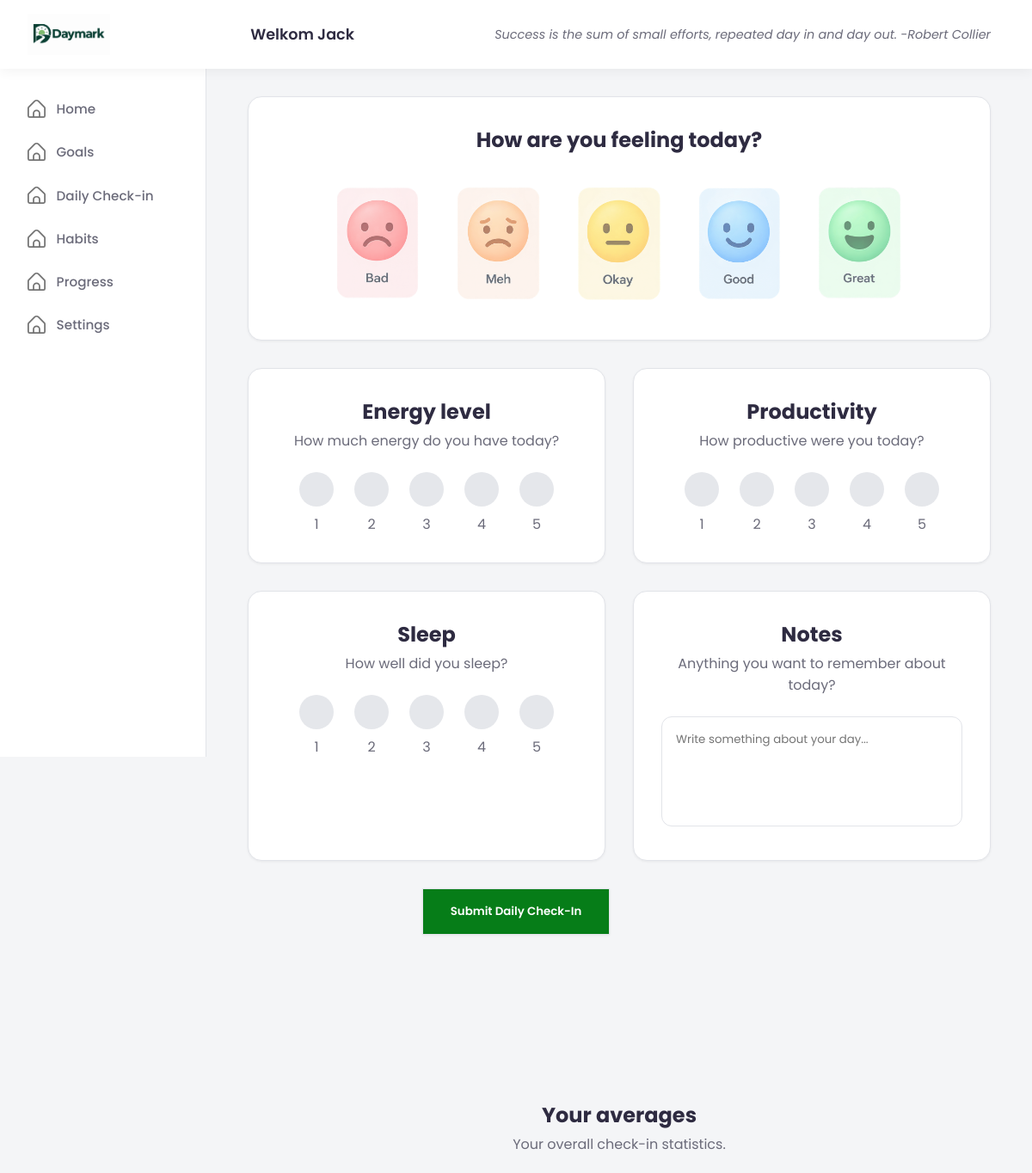
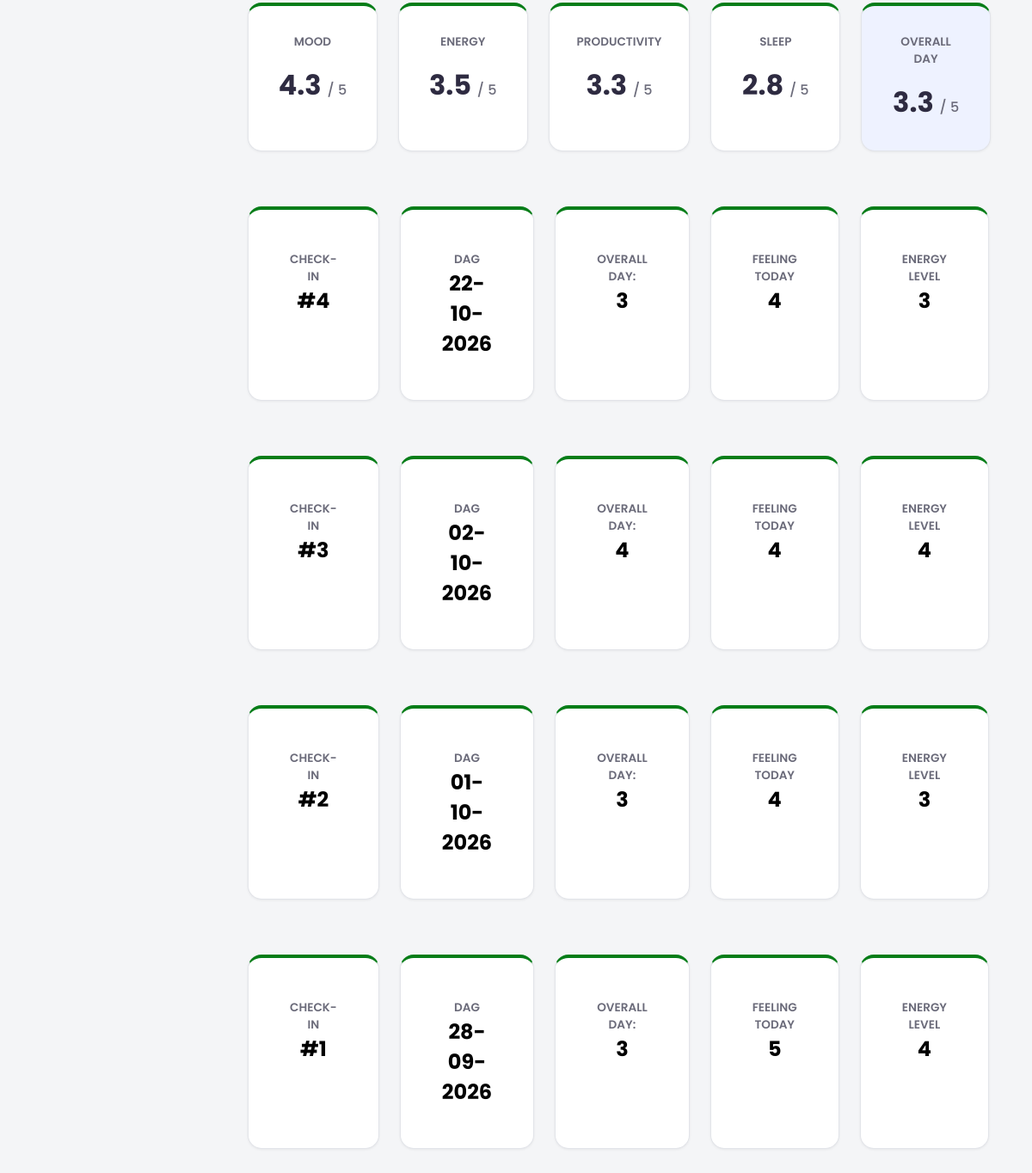
/daily-checkins.php (signed in), run on the app's committed database (2 pictures, top to bottom).
### tables this page shows
CREATE TABLE `daily_checkins` (
  `id` int(11) NOT NULL,
  `user_id` int(11) NOT NULL,
  `mood` tinyint(10) NOT NULL,
  `energy` tinyint(10) NOT NULL,
  `productivity` tinyint(10) NOT NULL,
  `sleep` tinyint(10) NOT NULL,
  `overall_day` tinyint(10) NOT NULL,
  `note` text NOT NULL,
  `created_at` datetime NOT NULL DEFAULT current_timestamp()
);

### app/classes/dailyCheckins.php (called while the page is built, shortened)
<?php
Class dailyCheckin
{
    private PDO $pdo;
    public function __construct(PDO $pdo)
    {
        $this->pdo = $pdo;
    }
public function getDailyCheckin($userid) {
    $sql = "SELECT id, mood, energy, productivity, sleep, overall_day, note, created_at
            FROM daily_checkins
            WHERE user_id = ?
            ORDER BY created_at DESC";
    $stmt = $this->pdo->prepare($sql);
    $stmt->execute([$userid]);
    return $stmt->fetchAll(PDO::FETCH_ASSOC);
}
public function getDailyCheckinAverages($userid) {
    $dailyCheckinResults = $this->getDailyCheckin($userid);
    $totalMood = 0;
    $totalEnergy = 0;
    $totalProductivity = 0;
    $totalSleep = 0;
    $totalOverallDay = 0;
    $count = count($dailyCheckinResults);
    foreach ($dailyCheckinResults as $checkin) {
        $totalMood += $checkin['mood'];
        $totalEnergy += $checkin['energy'];
        $totalProductivity += $checkin['productivity'];
        $totalSleep += $checkin['sleep'];
        $totalOverallDay += $checkin['overall_day'];
    }
    return [
        'mood' => round($totalMood / $count, 1),
        'energy' => round($totalEnergy / $count, 1),
        'productivity' => round($totalProductivity / $count, 1),
        'sleep' => round($totalSleep / $count, 1),
        'overall_day' => round($totalOverallDay / $count, 1)
    ];
}
}
?>

### public/daily-checkins.php (the view, shortened to what this page needs)
<?php
require_once '../app/bootstrap.php';
require_once '../app/classes/dailyCheckins.php';
$userid = $_SESSION["user_id"];
$dailyCheckinsModel = new dailyCheckin($pdo);
$dailyCheckinsResults = $dailyCheckinsModel->getDailyCheckin($userid);
$alreadyCheckedIn = false;
if (!empty($dailyCheckinsResults)) {
    $latest = $dailyCheckinsResults[0];
    $alreadyCheckedIn = date('Y-m-d', strtotime($latest['created_at'])) === date('Y-m-d');
}
$averages = $dailyCheckinsModel->getDailyCheckinAverages($userid);
?>
<!DOCTYPE html>
<html lang="en">
<head>
      <link rel="stylesheet" href="./assets/css/dashboardHeader.css">
    <link rel="stylesheet" href="./assets/css/global.css">
    <link rel="stylesheet" href="./assets/css/dailyCheckins.css">
</head>
<body>
<?php require_once '../app/views/partials/dashboardHeader.php';
if (!$alreadyCheckedIn) {
?>
<div class="formWrap">
<form action="" method="POST">
    <div class="moodSection">
        <h2>How are you feeling today?</h2>
        <div class="moodOptions">
            <label class="moodOption">
                <span class="moodCard">
                    <img src="./assets/images/bad.png" alt="Bad" class="moodCardImage">
                </span>
            </label>
            <label class="moodOption">
                <span class="moodCard">
                    <img src="./assets/images/meh.png" alt="Meh"class="moodCardImage">
                </span>
            </label>
            <label class="moodOption">
                <span class="moodCard">
                    <img src="./assets/images/okay.png" alt="Okay"class="moodCardImage">
                </span>
            </label>
            <label class="moodOption">
                <span class="moodCard">
                    <img src="./assets/images/good.png" alt="Good"class="moodCardImage">
                </span>
            </label>
            <label class="moodOption">
                <span class="moodCard">
                    <img src="./assets/images/great.png" alt="Great"class="moodCardImage">
                </span>
            </label>
        </div>
    </div>
    <div class="energyProductivityWrapper">
    <div class="energy">
<div class="energyHeader">
            <h2>Energy level</h2>
        <p>How much energy do you have today?</p>
</div>
<div class="energyForm">
    <label>
        <div class="energyCircle"></div>
        <span>1</span>
    </label>
    <label>
        <div class="energyCircle"></div>
           <span>2</span>
    </label>
    <label>
        <div class="energyCircle"></div>
           <span>3</span>
    </label>
    <label>
        <div class="energyCircle"></div>
           <span>4</span>
    </label>
    <label>
        <div class="energyCircle"></div>
           <span>5</span>
    </label>
</div>
    </div>
  <div class="productivity">
    <div class="productivityHeader">
        <h2>Productivity</h2>
        <p>How productive were you today?</p>
    </div>
    <div class="productivityForm">
        <label>
            <div class="productivityCircle"></div>
            <span>1</span>
        </label>
        <label>
            <div class="productivityCircle"></div>
            <span>2</span>
        </label>
        <label>
            <div class="productivityCircle"></div>
            <span>3</span>
        </label>
        <label>
            <div class="productivityCircle"></div>
            <span>4</span>
        </label>
        <label>
            <div class="productivityCircle"></div>
            <span>5</span>
        </label>
    </div>
</div>
    </div>
    <div class="sleepNotesWrapper">
    <div class="sleep">
        <div class="sleepHeader">
            <h2>Sleep</h2>
            <p>How well did you sleep?</p>
        </div>
        <div class="sleepForm">
            <label>
                <div class="sleepCircle"></div>
                <span>1</span>
            </label>
            <label>
                <div class="sleepCircle"></div>
                <span>2</span>
            </label>
            <label>
                <div class="sleepCircle"></div>
                <span>3</span>
            </label>
            <label>
                <div class="sleepCircle"></div>
                <span>4</span>
            </label>
            <label>
                <div class="sleepCircle"></div>
                <span>5</span>
            </label>
        </div>
    </div>
    <div class="note">
        <div class="noteHeader">
            <h2>Notes</h2>
            <p>Anything you want to remember about today?</p>
        </div>
        <textarea name="note" id="note" placeholder="Write something about your day..."></textarea>
    </div>
</div>
    </div>
    <button type="submit">Submit Daily Check-In</button>
<?php
}
?>
<?php if ($averages !== null) { ?>
<section class="averageSection">
    <div class="averageHeader">
        <h2>Your averages</h2>
        <p>Your overall check-in statistics.</p>
    </div>
    <div class="averageCards">
        <div class="averageCard">
            <h3>Mood</h3>
            <p><?php echo $averages['mood']; ?> <span>/ 5</span></p>
        </div>
        <div class="averageCard">
            <h3>Energy</h3>
            <p><?php echo $averages['energy']; ?> <span>/ 5</span></p>
        </div>
        <div class="averageCard">
            <h3>Productivity</h3>
            <p><?php echo $averages['productivity']; ?> <span>/ 5</span></p>
        </div>
        <div class="averageCard">
            <h3>Sleep</h3>
            <p><?php echo $averages['sleep']; ?> <span>/ 5</span></p>
        </div>
        <div class="averageCard overallAverage">
            <h3>Overall Day</h3>
            <p><?php echo $averages['overall_day']; ?> <span>/ 5</span></p>
        </div>
    </div>
</section>
<?php } ?>
<?php
$nummer = count($dailyCheckinsResults);
foreach ($dailyCheckinsResults as $checkin) {
    $dag = date('d-m-Y', strtotime($checkin['created_at']));
?>
<div class="dailyCheckinsResult">
    <div class="dailyNumber dailyResult"><h3>Check-in</h3><p>#<?php echo $nummer--; ?></p></div>
    <div class="dailyDate dailyResult"><h3>Dag</h3><p><?php echo $dag; ?></p></div>
    <div class="overallDay dailyResult"><h3>Overall Day:</h3><p><?php echo $checkin['overall_day']; ?></p></div>
    <div class="dailyMood dailyResult"><h3>Feeling Today</h3><p><?php echo $checkin['mood']; ?></p></div>
    <div class="dailyEnergy dailyResult"><h3>Energy Level</h3><p><?php echo $checkin['energy']; ?></p></div>
</div>
<?php
}
?>
</body>
</html>

### app/views/partials/dashboardHeader.php
<?php
$quotes = [
    [
        "quote" => "Success is the sum of small efforts, repeated day in and day out.",
        "author" => "Robert Collier"
    ],
    [
        "quote" => "The secret of getting ahead is getting started.",
        "author" => "Mark Twain"
    ],
    [
        "quote" => "Great things are done by a series of small things brought together.",
        "author" => "Vincent van Gogh"
    ]
];
$randomQuote = $quotes[array_rand($quotes)];
$quote = $randomQuote['quote'];
$author = $randomQuote['author'];
?>
<div class="dashboardHeaderOne">
    <a href=""><img src="assets/images/logo.png" alt="Logo"></a>
        <?php  if (isset($_SESSION["first_name"])) { ?> <p class="welcomeMessage">Welkom
   <?php echo ($_SESSION["first_name"]); ?></p><?php } ?>
   <p><?php echo $quote; ?> -<?php echo $author ?></p>
</div>
<div class="classWrap">
<div class="dashboardHeaderTwo">
    <ul>
        <li ><img src="../assets/images/home.svg" alt="" class="headerIcon"><a href="./index.php">Home</a></li>
        <li><img src="../assets/images/home.svg" alt="" class="headerIcon"><a href="./goals.php">Goals</a></li>
        <li><img src="../assets/images/home.svg" alt="" class="headerIcon"><a href="./daily-checkins.php">Daily Check-in</a></li>
        <li><img src="../assets/images/home.svg" alt="" class="headerIcon"><a href="./tasks.php">Habits</a></li>
        <li><img src="../assets/images/home.svg" alt="" class="headerIcon"><a href="./tasks.php">Progress</a></li>
        <li><img src="../assets/images/home.svg" alt="" class="headerIcon"><a href="./tasks.php">Settings</a></li>
    </ul>
</div>
</div>

### public/assets/css/dashboardHeader.css (style rules this page uses)
.dashboardHeaderOne { position: relative; z-index: 1; background-color: var(--base-color); display: flex; align-items: center; justify-content: space-between; gap: 2rem; padding: 1rem 3rem 1rem 2rem; box-shadow: 0 2px 14px rgba(0, 0, 0, 0.06); }
.dashboardHeaderOne img { width: 6rem; display: block; }
.dashboardHeaderOne p { margin: 0; }
.dashboardHeaderOne .welcomeMessage { font-size: 1.1rem; font-weight: 600; color: var(--text-color); }
.dashboardHeaderOne p:last-child { color: var(--text-muted); font-style: italic; font-size: 0.9rem; }
.dashboardHeaderTwo { width: 15rem; float: left; height: 100vh; box-sizing: border-box; padding: 1.5rem 1rem; background-color: var(--base-color); border-right: 1px solid var(--border-color); }
.dashboardHeaderTwo ul { display: flex; flex-direction: column; gap: 0.3rem; margin: 0; padding: 0; list-style-type: none; }
.dashboardHeaderTwo li { position: relative; display: flex; align-items: center; gap: 0.8rem; padding: 0.7rem 1rem; border-radius: var(--radius-sm, 0.75rem); transition: background-color 0.15s ease; }
.headerIcon { width: 1.3rem; opacity: 0.55; transition: opacity 0.15s ease; }
.dashboardHeaderTwo a { color: var(--text-muted); font-size: 0.95rem; font-weight: 500; text-decoration: none; transition: color 0.15s ease; }

### public/assets/css/global.css (style rules this page uses)
:root { --accent-color: #067d18; --accent-color-light: #e6f5e8; --accent-color-hover: #055e12; --base-color: #ffffff; --section-color: #f4f5f7; --text-color: #2E2B41; --text-muted: #6b6b7a; --input-color: #F3F0FF; --section2-color: #8C92AC; --border-color: #e2e4e9; --danger-color: #d9534f; --radius-sm: 8px; --radius-md: 14px; --radius-lg: 20px; --shadow-sm: 0 1px 3px rgba(0,0,0,0.06); --shadow-md: 0 4px 14px rgba(0,0,0,0.08); }
* { margin: 0; padding: 0; box-sizing: border-box; }
html { font-family: 'Poppins', 'Segoe UI', sans-serif; font-size: 12pt; color: var(--text-color); text-align: center; background-color: var(--section-color); }

### data on the page
daily_checkins: created_at "22-10-2026", overall_day "3", mood "4", energy "3"
daily_checkins: created_at "02-10-2026", overall_day "4", mood "4", energy "4"
daily_checkins: created_at "01-10-2026", overall_day "3", mood "4", energy "3"
daily_checkins: created_at "28-09-2026", overall_day "3", mood "5", energy "4"

### other printed values
$_SESSION["first_name"] "Jack"
$quote "Success is the sum of small efforts, repeated day in and day out."
$author "Robert Collier"
$averages['mood'] "4.3"
$averages['energy'] "3.5"
$averages['productivity'] "3.3"
$averages['sleep'] "2.8"
$averages['overall_day'] "3.3"
